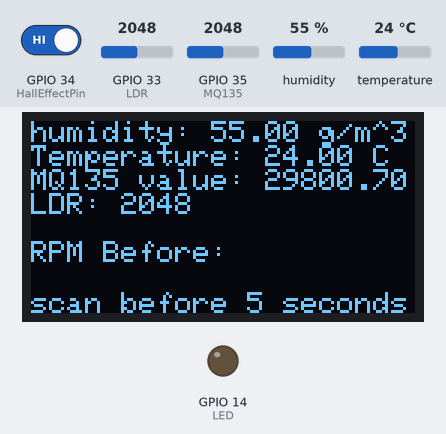
A sketch run on a simulated ESP32. Shown: 128×64 one-colour display, output pins drawn as LEDs (lit = HIGH). Inputs (shaded band) come from the test bench; at power-on: GPIO 33 (LDR) = 2048, GPIO 34 (HallEffectPin) HIGH, humidity 55 %, GPIO 35 (MQ135) = 2048, temperature 24 °C. WiFi joins after 1.5 s; servers stay silent unless stated; no MQTT or app messages arrive unless stated; what the sketch prints to the serial monitor is not drawn.

Above: at 3.8 s.
3.9 s: GPIO 33 (LDR) set to 1050
At 8.8 s:
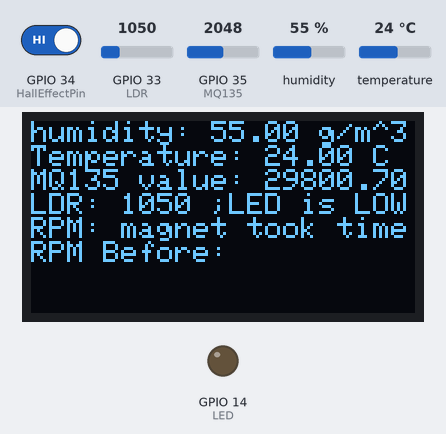
9.3 s: GPIO 33 (LDR) set to 964
At 17.4 s:
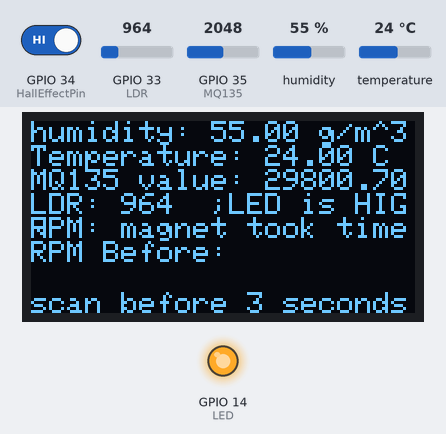
17.5 s: GPIO 34 (HallEffectPin) driven LOW
At 20.1 s:
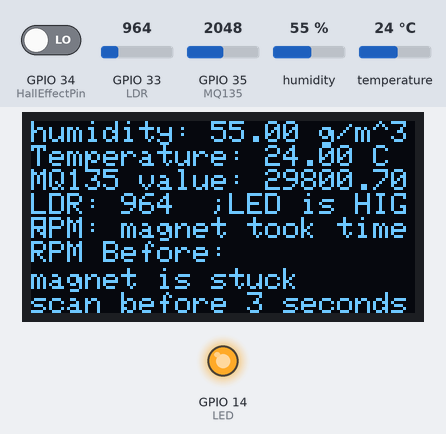
20.5 s: GPIO 34 (HallEffectPin) driven HIGH
At 22.4 s:
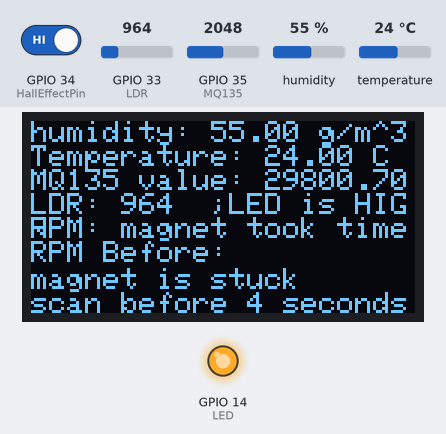
22.5 s: humidity set to 22 %
At 27.4 s:
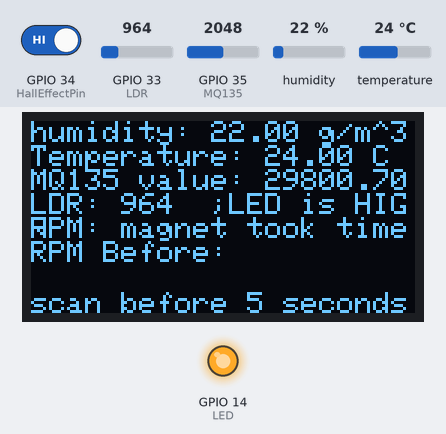
27.6 s: GPIO 35 (MQ135) set to 2866
At 33.4 s:
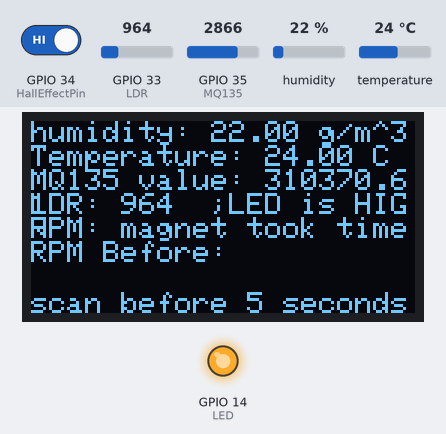
Timing chart, 0 to 34.5 s (numbered marks = the images above; inputs shaded):
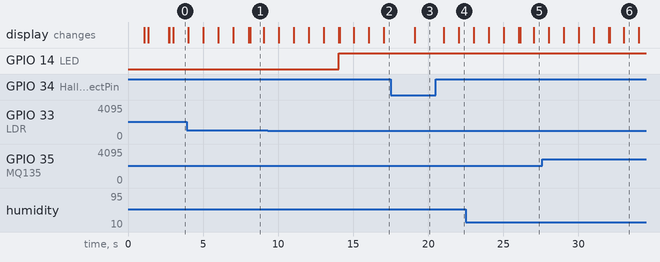

Measured:
- the behaviour switches between 1000 and 999 on GPIO 33 (LDR) (found by bisection; images 1 and 2)
- after the input at 9.3 s, GPIO 14 (LED): LOW → HIGH after 4.7 s; the display: first differs from a run without the input after 4.8 s (image 2 shows a later state)
- after the input at 17.5 s, the display: changes after 1.6 s (image 3)
- after the input at 20.5 s, the display: first changes after 0.53 s (image 4 shows a later state)
- what the display in image 1 shows lasts 0.9 s, from 8.1 s to 9.0 s

The sketch:

Protype1_Publisher.ino
```cpp
#include <DHT.h>
#include <DHT_U.h>
#include <Wire.h>

#include <SPI.h>
#include <Adafruit_GFX.h>
#include <Adafruit_SSD1306.h>

#include <WiFi.h>
#include <PubSubClient.h>

// #include <ESP32Servo.h>

// Servo myservo;

//WIFI STUFF
char ssid[] = "Plaksha-Events";
char pass[] = "Welcome@2024";

//MQTT STUFF
char *ip= "test.mosquitto.org";
int port = 1883;
char *topic = "yts2024/wise/grp12";

WiFiClient wifiClient;
PubSubClient client(wifiClient);

// #include <Servo.h>                                                                                            // could have to change as we may not use this

#define Width 128
#define Height 64
#define Reset -1
#define Address 0x3C

#define MQ135 35
#define LDR 33
#define LED 14
#define DHTPin 13
#define HallEffectPin 34
// #define ServoPin 23

#define time_for_hallEffectSensor_to_break 5

Adafruit_SSD1306 display = Adafruit_SSD1306(128, 64, &Wire,Reset); // dont write 128 and 62 else it goes to default
DHT dht = DHT(DHTPin,DHT22);

// Servo myservo;  // create servo object to control a servo                                                           //May have to change

// volatile byte revolutions;

// int pos = 0;    // variable to store the servo position

float v = 5.0;
float r2 = 10.0;
float r0 = 74.0;
float b = -2.769034857;
float a = 116.6020682;

int x = 0;
int count = 0;
unsigned long start = 0;
unsigned long timeold = 0;
int revolutions = 0;

bool check;
String HallEffectStr;
String prev_HallEffectStr;

String prev_RPM_Calculated;

// int pos = 0;

void setup() {
  Serial.begin(9600);
  pinMode(HallEffectPin, INPUT);
  // myservo.attach(ServoPin);
  dht.begin();

  SSD1306_Setup();

  pinMode(MQ135, INPUT);
  pinMode(LDR,INPUT);
  pinMode(LED,OUTPUT);
  digitalWrite(LED, LOW);

  WiFi.begin(ssid, pass);
  Serial.begin(9600);
  client.setServer(ip,port);
  client.connect("group12ESP32Client");

  while(WiFi.status() != WL_CONNECTED){
    Serial.println("WIFI DICONNECTED");
    display.println("Wifi DISCONNECTED");
    display.display();
  }
  display.clearDisplay();
  display.setCursor(0,0);
  display.println("Wifi CONNECTED");
  Serial.println("WIFI CONNECTED");

  while (!client.connected()){
    Serial.println("MQTT DISCONNECTED");
    display.println("MQTT DISCONNECTED");
    display.display();
    client.connect("group12ESP32Client");
  }
  display.clearDisplay();
  display.setCursor(0,0);
  display.println("MQTT CONNECTED");
  Serial.println("MQTT CONNECTED");
  Serial.println(WiFi.localIP());
  display.clearDisplay();
  display.setCursor(0,0);

  // pinMode(hall_eff, INPUT);
  // attachInterrupt(hall_eff, magnet_detect, RISING);//Initialize the intterrupt pin (Arduino digital pin 2)
  // revolutions = 0;
  // rpm = 0;
  // timeold = 0;
  // start = millis();

  // myservo.attach(9);                                                                                                   //could have to change
}

void loop() {
  while(WiFi.status() != WL_CONNECTED){
    Serial.println("WIFI DICONNECTED");
  }
  while (!client.connected()){
    Serial.println("MQTT DISCONNECTED");
    client.connect("group12ESP32Client");
    check = false;
  }
  if(client.connected()&& check==false){
    Serial.println("Wifi n MQTT CONNECTED");
    Serial.println(WiFi.localIP());
    check = true;
  }
  printOnDisplay();

  if(analogRead(LDR)<1000){
    digitalWrite(LED, HIGH);
    for (int y=24; y<=31; y++){
      for (int x=60; x<127; x++){
        display.drawPixel(x, y, BLACK);
      }
    }
    display.setTextColor(SSD1306_WHITE);
    display.setCursor(60,24);
    Serial.println("LED is HIGH");
    display.println(";LED is HIGH");
    display.display();
    client.publish(topic, String("LED is HIGH").c_str());
    // for (pos = 0; pos <= 180; pos += 5) {
    //   myservo.write(pos);
    // }
  }
  else{
    digitalWrite(LED, LOW);
    for (int y=24; y<=31; y++){
      for (int x=60; x<127; x++){
        display.drawPixel(x, y, BLACK);
      }
    }
    display.setTextColor(SSD1306_WHITE);
    display.setCursor(60,24);
    Serial.println("LED is LOW");
    display.println(";LED is LOW");
    display.display();
    client.publish(topic, String("LED is LOW").c_str());
    // for (pos = 1800; pos >= 0; pos -= 5) {
    //   myservo.write(pos);
    // }
  }
  // delay(500);

}
long findRPM(){
  unsigned long TimeInnitially = millis()/1000;
  // int SameTimeCount = 0;
  int BeforeTime =millis();
  // int timeRepeated = (TimeInnitially + time_for_hallEffectSensor_to_break) -(BeforeTime/1000); // finaltime -secondlastfinaltime == 0
  // Serial.println(timeRightNow + "    " + millis()/1000);
  while((millis()/1000)<=(TimeInnitially + time_for_hallEffectSensor_to_break)){ // the rhs defines a set time until the function will return a -1/null
    if( ((millis()/1000) - (BeforeTime/1000)) != 0){
      String to_be_printed = ("magnet needs to be scanned before "+ String((TimeInnitially + time_for_hallEffectSensor_to_break)-(BeforeTime/1000))+" seconds");
      String to_be_printed_by_Display =("scan before "+ String((TimeInnitially + time_for_hallEffectSensor_to_break)-(BeforeTime/1000))+" seconds");
      Serial.println(to_be_printed);
      for (int y=57; y<=64; y++){
       for (int x=0; x<127; x++){
        display.drawPixel(x, y, BLACK);
       }
      }
      display.setCursor(0,57);
      display.setTextColor(SSD1306_WHITE);
      display.println(to_be_printed_by_Display);
      display.display();
      client.publish(topic, to_be_printed.c_str());
      BeforeTime = millis();
    }
    // if(timeRepeated -((TimeInnitially + time_for_hallEffectSensor_to_break)-(BeforeTime/1000))==0){
    //   Serial.print("you have ");
    //   Serial.print((timeRTimeInnitiallyightNow + time_for_hallEffectSensor_to_break)-(BeforeTime/1000));
    //   Serial.println( " seconds left");
    //   BeforeTime = millis();
    //   timeRepeated = (TimeInnitially + time_for_hallEffectSensor_to_break)-(BeforeTime/1000);
    // }
    x = magnet_detect(HallEffectPin);
    if(x==0){
      if(revolutions == 1){
        client.publish(topic,String("waiting for magnet for the second time").c_str());
        Serial.println("waiting for magnet for the second time");
        //display.println("waiting for magnet...");
        //display.display();
        TimeInnitially = millis()/1000;
        BeforeTime = millis();
      }
      if( ((millis()/1000) - (BeforeTime/1000)) != 0 && revolutions == 1){
      String to_be_printed = ("magnet needs to be rescanned before "+ String((TimeInnitially + time_for_hallEffectSensor_to_break)-(BeforeTime/1000))+" seconds");
      Serial.println(to_be_printed);
      // display.println(to_be_printed);
      // display.display();
      client.publish(topic, to_be_printed.c_str());
      BeforeTime = millis();
      }
      if(revolutions==2){
        long RPMValue = calculateRPM();
        return RPMValue;
      }
    }
  }
  return -1;
}
long calculateRPM() {
  long rpm = (60000/(millis() - timeold));
  timeold = millis();
  revolutions = 0;
  return rpm;
}
int magnet_detect(int pin){
  int a = digitalRead(pin);
  // Serial.println("before if statement");
  if (a == 1) {
    // Serial.println("in if statement a=1 we dont want");
  }
  else {
    // Serial.println("in else statement a=0");
    unsigned long Initial_time_for_magnet_in_static = millis()/1000;
    revolutions = revolutions + 1;
    Serial.println("Magnet present");
    bool count = false;
    Serial.println("HallEffect Pin: " +digitalRead(HallEffectPin));
    while(digitalRead(HallEffectPin)==0){
      if(((millis()/1000)-Initial_time_for_magnet_in_static) > 1 && !count){
        for (int y=48; y<=55; y++){
          for (int x=0; x<127; x++){
            display.drawPixel(x, y, BLACK);
          }
        }
        display.setCursor(0,49);
        display.setTextColor(SSD1306_WHITE);
        Serial.println("magnet is stuck");
        display.println("magnet is stuck");
        display.display();
        client.publish(topic, String("magnet is stuck").c_str());
        count = true;
      }
      Serial.println("in while loop a=0, magnet always present");
    }
    if(revolutions == 1){
      timeold = millis();
    }
    // Serial.println(millis());
  }
  return a;
}
void SSD1306_Setup(){
  // SSD1306_SWITCHCAPVCC = generate display voltage from 3.3V internally
  display.begin(SSD1306_SWITCHCAPVCC, Address); // Address 0x3C for 128x32
  display.clearDisplay();

  display.setTextSize(1);
  display.setTextColor(SSD1306_WHITE);
  display.setCursor(0,0);
  display.println("connected!");
  display.setCursor(0,0);
  display.display(); // actually display all of the above
  delay(1000);
  display.clearDisplay();
  display.display();
}
void printOnDisplay(){
  for (int y=0; y<=23; y++){
    for (int x=0; x<127; x++){
      display.drawPixel(x, y, BLACK);
    }
  }
  for (int y=24; y<=31; y++){
    for (int x=0; x<60; x++){
      display.drawPixel(x, y, BLACK);
    }
  }
  for (int y=48; y<=64; y++){
    for (int x=0; x<127; x++){
      display.drawPixel(x, y, BLACK);
    }
  }
  display.setCursor(0,0);
  display.setTextColor(SSD1306_WHITE);
  // display.clearDisplay();
  // display.setCursor(0,0);
  float temp = dht.readTemperature();
  float hum = dht.readHumidity();
  double v2 = analogRead(MQ135) * (v / 4095.0);
  double r1 = (r2 * (v - v2)) / v2;
  double ratio = r1 / r0;
  double ppm = a*pow(ratio, b);

  String humStr = "humidity: "+ String(hum);
  display.print(humStr);
  // display.print("Humidity: ");
  // display.print(hum);
  client.publish(topic, humStr.c_str());
  Serial.println(humStr);
  // Serial.print("Humidity: ");
  // Serial.println(hum);
  display.println(" g/m^3");
  // display.display();

  display.setCursor(0,8);
  String tempStr = "Temperature: "+String(temp);
  display.print(tempStr);
  // display.print("Temperature: ");
  // display.print(temp);
  client.publish(topic, tempStr.c_str());
  Serial.println(tempStr);
  // Serial.print("Temperature: ");
  // Serial.println(temp);
  display.println(" C");
  // display.display();

  display.setCursor(0,16);
  String ppmStr = "MQ135 value: "+String(ppm);
  display.println(ppmStr);
  // display.print("MQ135 value: ");
  // display.println(ppm);
  client.publish(topic,ppmStr.c_str());
  Serial.println(ppmStr);
  // Serial.print("MQ135 value: ");
  // Serial.println(ppm);
  // display.display();

  display.setCursor(0,24);
  String LDRStr = "LDR: "+String(analogRead(LDR));
  Serial.println(LDRStr);
  display.println(LDRStr);
  client.publish(topic, LDRStr.c_str());
  display.display();

  for (int y=40; y<=47; y++){
    for (int x=0; x<127; x++){
      display.drawPixel(x, y, BLACK);
    }
  }
  display.setCursor(0,40);
  display.setTextColor(SSD1306_WHITE);
  prev_HallEffectStr = ("RPM Before: " + prev_RPM_Calculated);
  display.print(prev_HallEffectStr);
  display.display();

  long RPM_Calculated = findRPM();
  String HallEffectForDisplay;
  if(RPM_Calculated == -1){
    HallEffectStr = "RPM: "+String("magnet took too long");
    HallEffectForDisplay = "RPM: "+String("magnet took time");
  }
  else{
    HallEffectStr = "RPM: "+String(RPM_Calculated);
    HallEffectForDisplay ="RPM: "+String(RPM_Calculated);
    prev_RPM_Calculated = String(RPM_Calculated);
  }
  for (int y=32; y<=39; y++){
    for (int x=0; x<127; x++){
      display.drawPixel(x, y, BLACK);
    }
  }
  display.setCursor(0,32);
  display.setTextColor(SSD1306_WHITE);
  // display.print("RPM: ");
  display.println(HallEffectForDisplay);
  client.publish(topic, HallEffectStr.c_str());
  // Serial.print("RPM: ");
  Serial.println(HallEffectStr);
  display.display();

  //blank line
  client.publish(topic,String("-------------------------").c_str());
  Serial.println("-----------------");
}
```
